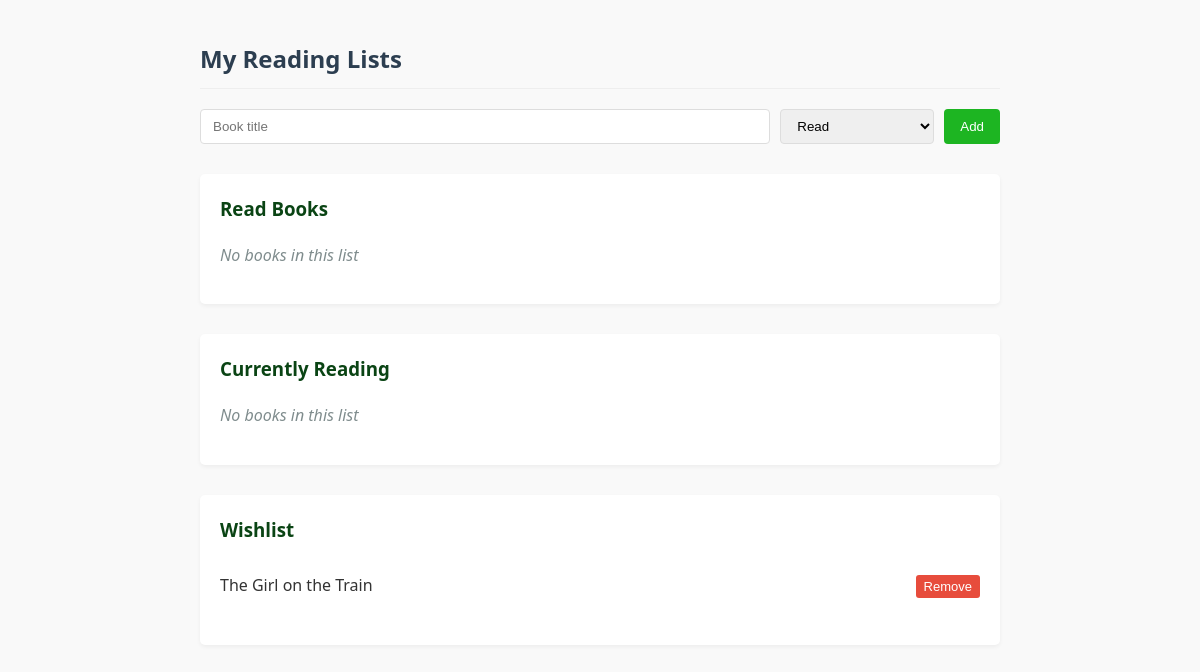
Before: /reading_lists (signed in) with the older database file.
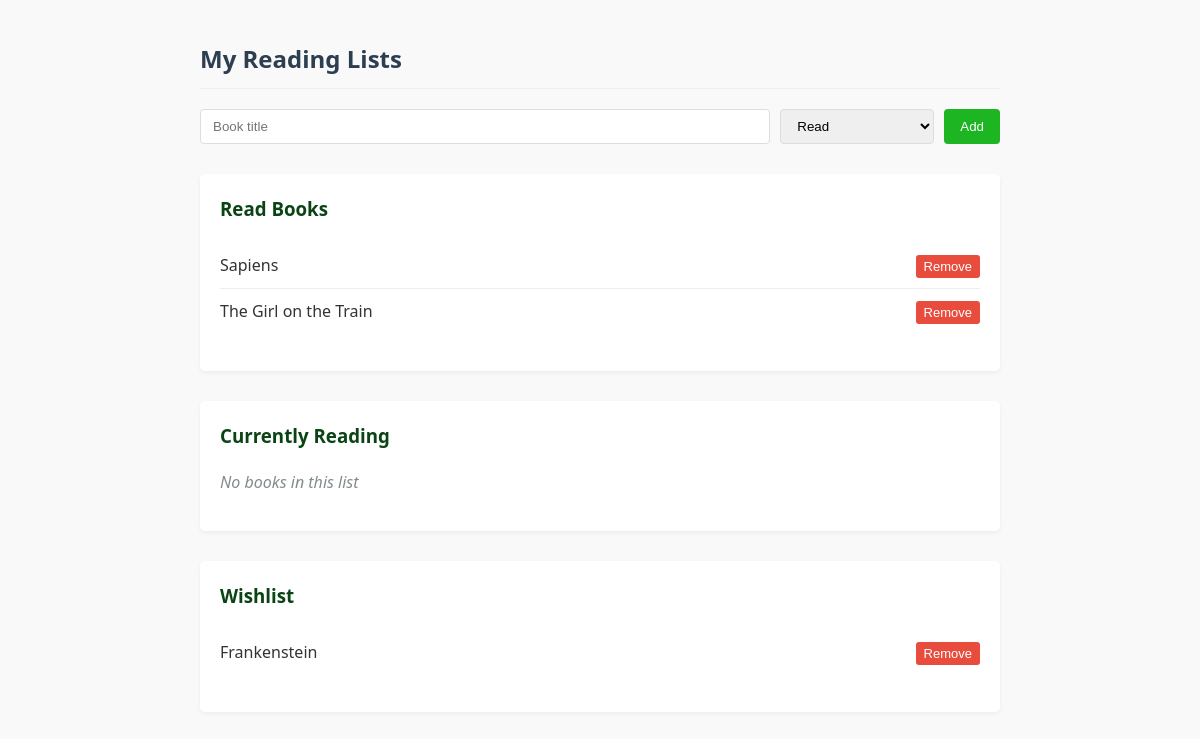
After: the same page with the newer database file.
### tables this page shows
CREATE TABLE Books (
    bookname TEXT PRIMARY KEY,
    author TEXT NOT NULL,
    genre TEXT,
    year INT,
    description TEXT,
    averageRating FLOAT DEFAULT 0,
    noOfRatings INT DEFAULT 0,
    cover_url TEXT
);

### app.py (the view)
@app.route("/reading_lists", methods=["GET", "POST"])
def reading_lists():
    if "username" not in session:
        return redirect("/login")
    username = session["username"]
    conn = get_db_connection()
    read = conn.execute(
        "SELECT B.bookname FROM ReadBooksList R JOIN Books B ON R.bookname = B.bookname WHERE R.username = ?",
        (username,)
    ).fetchall()
    reading = conn.execute(
        "SELECT B.bookname FROM CurrentlyReadingBooks C JOIN Books B ON C.bookname = B.bookname WHERE C.username = ?",
        (username,)
    ).fetchall()
    wishlist = conn.execute(
        "SELECT B.bookname FROM WishlistBooks W JOIN Books B ON W.bookname = B.bookname WHERE W.username = ?",
        (username,)
    ).fetchall()
    conn.close()
    return render_template("reading_lists.html", read=read, reading=reading, wishlist=wishlist)

### app.py (called while the page is built)
def get_db_connection():
    conn = sqlite3.connect(DATABASE)
    conn.row_factory = sqlite3.Row
    return conn

### templates/reading_lists.html (shortened to what this page needs)
<!DOCTYPE html>
<html lang="en">
<head>
</head>
<body>
    <h2>My Reading Lists</h2>
    <form method="POST" action="/add_to_list" class="add-form">
        <input type="text" name="bookname" placeholder="Book title" required>
        <select name="list_type">
            <option value="read">Read</option>
        </select>
        <button type="submit">Add</button>
    </form>
    <div class="list-section">
        <h3>Read Books</h3>
        <ul class="book-list">
            {% for book in read %}
            <li class="book-item">
                {{ book.bookname }}
                <form method="POST" action="/remove_from_list" style="display:inline;">
                    <button type="submit" class="remove-btn">Remove</button>
                </form>
            </li>
            {% else %}
            <li class="empty-message">No books in this list</li>
            {% endfor %}
        </ul>
    </div>
    <div class="list-section">
        <h3>Currently Reading</h3>
        <ul class="book-list">
            {% for book in reading %}
            <li class="book-item">
                {{ book.bookname }}
                <form method="POST" action="/remove_from_list" style="display:inline;">
                    <input type="hidden" name="bookname" value="{{ book.bookname }}">
                    <input type="hidden" name="list_type" value="reading">
                    <button type="submit" class="remove-btn">Remove</button>
                </form>
            </li>
            {% else %}
            <li class="empty-message">No books in this list</li>
            {% endfor %}
        </ul>
    </div>
    <div class="list-section">
        <h3>Wishlist</h3>
        <ul class="book-list">
            {% for book in wishlist %}
            <li class="book-item">
                {{ book.bookname }}
                <form method="POST" action="/remove_from_list" style="display:inline;">
                    <button type="submit" class="remove-btn">Remove</button>
                </form>
            </li>
            {% else %}
            <li class="empty-message">No books in this list</li>
            {% endfor %}
        </ul>
    </div>
</body>
</html>

Changed rows visible on the page:
now on this page (row unchanged): Books: bookname "Sapiens", shown under "Read Books"
shown differently, row unchanged: Books "The Girl on the Train": moves from the list under "Wishlist" to the list under "Read Books"
added Books: bookname "Frankenstein", shown under "Wishlist"
Other visible differences:
text no longer shown: "No books in this list"
